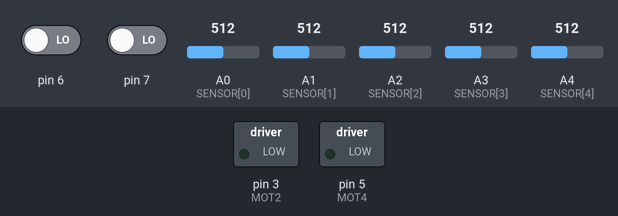
Bench run of a sketch on a simulated Arduino Uno, built with avr-gcc and run on an emulated ATmega328P. Shown: switched loads named in the sketch (green lamp = pin HIGH). The test bench sets the inputs (shaded band); at power-on: pin 7 LOW, pin 6 LOW, A0 (SENSOR[0]) = 512, A1 (SENSOR[1]) = 512, A2 (SENSOR[2]) = 512, A3 (SENSOR[3]) = 512, A4 (SENSOR[4]) = 512.

Above: at 1.2 s.
1.3 s: pin 7 driven HIGH
At 1.95 s:
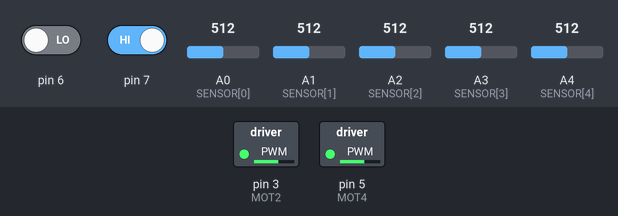
At 2.85 s:
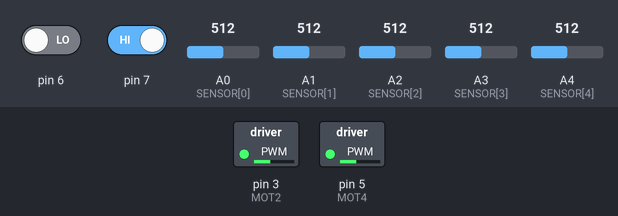
4.3 s: pin 6 driven HIGH
At 5.7 s:
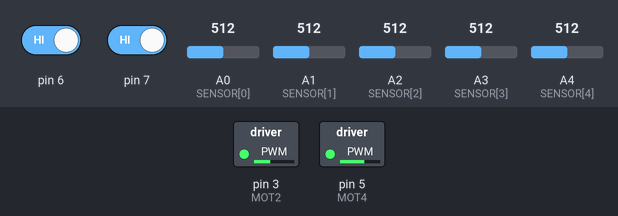
Timing chart, 0 to 7.3 s (numbered marks = the images above; inputs shaded):
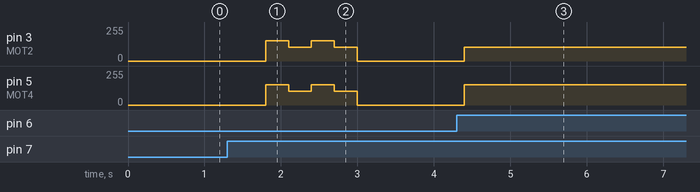

The sketch:

main_v4.ino
```cpp
#include "utils.h"
#include "sensors.h"
#include "race.h"

// Global constant values (defined here, declared as extern in utils.h)
const float SPEED = 600;
const float KP = 0.4;
const float KD = 12;
const float KI = 0;

// Global variables (defined here, declared as extern in utils.h)
unsigned long ms = 0;
const int SENSOR[N_SENS] = { A0, A1, A2, A3, A4 };
int sens_max[N_SENS];
int sens_min[N_SENS];
int start = 0;
float line_pos = 0;
float last_line_pos = 0;

// Configure pins and initialize sensor calibration ranges
void setup() {
    Serial.begin(9600);
    InitializeGPIO();

    // Initialize sensor min/max values before calibration
    for (int x = 0; x < N_SENS; x++) {
        sens_max[x] = 0;      // Start from 0 as lowest max
        sens_min[x] = 1023;   // Start from ADC max as highest min
    }
}

void loop() {

    // BTN1: sensor calibration mode
    if (dR(BTN1) == PRESS) {
        dW(LEDG, HIGH);

        // Wait for BTN1 release (debounce)
        while (dR(BTN1) == PRESS);
        delay(500);

        // Calibrate by rotating in both directions several times
        calibrate(CAL_TIME, CAL_SPEED, RIGHT_DIR);
        calibrate(CAL_TIME, CAL_SPEED, LEFT_DIR);
        calibrate(CAL_TIME, CAL_SPEED, RIGHT_DIR);
        calibrate(CAL_TIME, CAL_SPEED, LEFT_DIR);
    }

    // BTN2: start race sequence
    if (dR(BTN2) == PRESS) {
        start = 1;

        // While BTN2 is still pressed, blink LED and allow cancel with BTN1
        while (dR(BTN2) == PRESS) {
            // Blink LED as "ready to start" indication
            dW(LEDG, millis() % 100 < 50);

            // BTN1 during this phase cancels the race
            if (dR(BTN1) == PRESS)
                start = 0;
        }

        // Turn LED off when button is released
        dW(LEDG, LOW);

        if (start == 1) {
            // Small delay to allow hand to move away from sensors
            delay(100);

            // Main race loop:
            // keep racing while no button is pressed
            while (dR(BTN1) == RELEASE && dR(BTN2) == RELEASE) {
                race();
                delay(15);    // Control loop delay (tuning affects responsiveness)
            }

            // After race is stopped, wait a bit before accepting a new command
            delay(2000);
        }
    }
}
```

motors.cpp
```cpp
#include "motors.h"

// Set the speed and direction of both motors.
// m1 and m2 are in the range [-1000, 1000]:
//   - sign = direction
//   - absolute value = speed (mapped to PWM 0..255)
void motorSpeed(int m1, int m2) {
  // Map absolute motor speeds to PWM range 0..255
  int pwm1 = map(abs(m1), 0, 1000, 0, 255);
  int pwm2 = map(abs(m2), 0, 1000, 0, 255);

  // Motor 1: invert PWM when going forward (depends on motor wiring / driver)
  pwm1 = (m1 > 0) ? 255 - pwm1 : pwm1;

  // Motor 2: PWM directly or inverted based on direction
  pwm2 = (m2 >= 0) ? pwm2 : 255 - pwm2;

  // Apply PWM to enable pins
  analogWrite(MOT2, pwm1);
  analogWrite(MOT4, pwm2);

  // Set direction pins
  // MOT1 controls direction of motor 1
  // MOT3 controls direction of motor 2
  digitalWrite(MOT1, (m1 > 0) ? HIGH : LOW);
  digitalWrite(MOT3, (m2 >= 0) ? LOW : HIGH);
}
```

motors.h
```cpp
#pragma once
#include "utils.h"

void motorSpeed(int m1, int m2);
```

pid.cpp
```cpp
#include "pid.h"

// Compute PID correction based on current and last line position.
// line      = current error (distance from center of the line)
// last_line = previous error
// kp, kd, ki = PID gains
float get_PID_correction(float line, float last_line, float kp, float kd, float ki) {
  float proportional = line;              // P term: current error
  float derivative = line - last_line;    // D term: variation of error
  float integral = line + last_line;      // I term: very simple approximation (not accumulated over time)

  // Weighted sum of P, I, D components
  return (kp * proportional + kd * derivative + ki * integral);
}
```

pid.h
```cpp
#pragma once
#include "utils.h"

float get_PID_correction(float line, float last_line, float kp, float kd, float ki);
```

race.cpp
```cpp
#include "race.h"
#include "sensors.h"
#include "motors.h"
#include "pid.h"

// Single race step:
// 1. Read current line position
// 2. Compute PID correction
// 3. Adjust motor speeds accordingly
void race() {
    // Store previous line position (for derivative term)
    last_line_pos = line_pos;

    // Read current line position; last_line_pos > 0 means last line was on the right
    line_pos = get_line_pos(COLOR, (last_line_pos > 0));

    // Compute PID correction based on current and last line position
    float PID_correction = get_PID_correction(line_pos, last_line_pos, KP, KD, KI);

    // Maximum correction allowed (must not exceed base SPEED)
    float max_correction = SPEED;

    if (PID_correction > 0) {
        // Clamp correction to maximum allowed
        PID_correction = min(PID_correction, max_correction);

        // Turn right: keep left motor at SPEED, reduce right motor
        motorSpeed(SPEED, SPEED - PID_correction);
    } else {
        // Negative correction: clamp to -max_correction
        PID_correction = max(PID_correction, -max_correction);

        // Turn left: reduce left motor, keep right motor at SPEED
        motorSpeed(SPEED + PID_correction, SPEED);
    }
}
```

race.h
```cpp
#pragma once
#include "utils.h"

void race();
```

sensors.cpp
```cpp
#include "sensors.h"
#include "motors.h"

// Read the line position from the sensor array.
// Returns a value centered around 0:
//   negative -> line is on the left
//   positive -> line is on the right
//   ~0       -> line is centered
// color    = BLACK or WHITE (line color)
// last_dir = 0 (LEFT_DIR) or 1 (RIGHT_DIR), used when line is lost
float get_line_pos(int color, int last_dir) {
    float line = 0;
    int line_detected = 0;         // Flag: at least one sensor sees the line
    float sens_scaled[N_SENS];     // Scaled sensor values in 0..R_SENS
    float avg_num = 0;             // Weighted average numerator
    float avg_den = 0;             // Weighted average denominator

    for (int x = 0; x < N_SENS; x++) {

        // Raw sensor reading
        int raw = analogRead(SENSOR[x]);
        int range = sens_max[x] - sens_min[x];

        // Avoid division by zero if not calibrated or bad data
        if (range <= 0) {
            sens_scaled[x] = 0;
        } else {
            // Normalize to 0..R_SENS using calibrated min/max
            sens_scaled[x] = (raw - sens_min[x]) * R_SENS / range;
        }

        // If line is black on white background, invert the scale
        if (color == BLACK) {
            sens_scaled[x] = R_SENS - sens_scaled[x];
        }

        // Check if this sensor detects the line above a brightness threshold
        if (sens_scaled[x] >= (float)R_SENS * (P_LINE_MIN / 100.0)) {
            line_detected = 1;
        }

        // Accumulate for weighted average
        avg_num += sens_scaled[x] * x * WEIGHT_UNIT;
        avg_den += sens_scaled[x];
    }

    if (line_detected && avg_den != 0) {
        // Compute weighted average of the sensor positions
        line = avg_num / avg_den;

        // Shift scale so that the center of the array is 0
        // Range goes from approximately -((N_SENS-1)/2 * WEIGHT_UNIT)
        // to +((N_SENS-1)/2 * WEIGHT_UNIT)
        line -= (WEIGHT_UNIT * (N_SENS - 1) / 2);

        // Turn off LED when line is detected
        dW(LEDG, LOW);
    } else {
        // Line is not detected by any sensor:
        // use last direction and assume maximum error in that direction.
        line = WEIGHT_UNIT * (N_SENS - 1) * last_dir;
        line -= (WEIGHT_UNIT * (N_SENS - 1) / 2);

        // Turn on LED to indicate line lost
        dW(LEDG, HIGH);
    }

    return line;
}

// Calibrate sensors by rotating the robot and recording min/max values.
// cal_time  = calibration duration (ms)
// cal_speed = motor speed during calibration
// cal_dir   = RIGHT_DIR or LEFT_DIR (direction of rotation)
void calibrate(int cal_time, int cal_speed, int cal_dir) {
    // Starting time
    ms = millis();
    dW(LEDG, LOW);

    // Run for the specified calibration time
    while ((ms + cal_time) > millis()) {
        // Blink LED during calibration
        dW(LEDG, millis() % 100 < 50);

        // Rotate robot in the specified direction
        if (cal_dir == RIGHT_DIR)
            motorSpeed(cal_speed, -cal_speed);
        else
            motorSpeed(-cal_speed, cal_speed);

        // Update min and max values for each sensor
        for (int x = 0; x < N_SENS; x++) {
            int v = analogRead(SENSOR[x]);
            sens_min[x] = min(sens_min[x], v);
            sens_max[x] = max(sens_max[x], v);
        }
    }

    // Stop motors and turn LED on when calibration ends
    motorSpeed(0, 0);
    dW(LEDG, HIGH);
}
```

sensors.h
```cpp
#pragma once
#include "utils.h"

float get_line_pos(int color, int last_dir);
void calibrate(int cal_time, int cal_speed, int cal_dir);
```

utils.h
```cpp
#pragma once
#include <Arduino.h>

#define dW digitalWrite
#define dR digitalRead

/* PIN DEFINITION */
#define BTN1  7
#define BTN2  6
#define LEDG  13

#define MOT1  2
#define MOT2  3
#define MOT3  4
#define MOT4  5

/* GLOBAL CONSTANTS */
#define WHITE        1
#define BLACK        0
#define COLOR        BLACK

#define N_SENS       5
#define R_SENS       1000
#define WEIGHT_UNIT  1000
#define RIGHT_DIR    1
#define LEFT_DIR     0
#define PRESS        0
#define RELEASE      1
#define CAL_SPEED    400
#define CAL_TIME     300
#define P_LINE_MIN   0.5

extern const float SPEED;
extern const float KP;
extern const float KD;
extern const float KI;

/* GLOBAL VARIABLES */
extern unsigned long ms;
extern const int SENSOR[N_SENS];
extern int sens_max[N_SENS];
extern int sens_min[N_SENS];
extern int start;
extern float line_pos;
extern float last_line_pos;

void InitializeGPIO();
```

Measured:
- after the input at 1.3 s, pin 3 (MOT2), pin 5 (MOT4): 0/255 → 153/255 after 0.50 s, → 102/255 0.30 s later, → 153/255 0.30 s later, → 102/255 0.30 s later, … (5 changes in this stretch)
- after the input at 4.3 s, pin 3 (MOT2): 0/255 → 102/255 after 0.10 s; pin 5 (MOT4): 0/255 → 153/255 after 0.10 s
